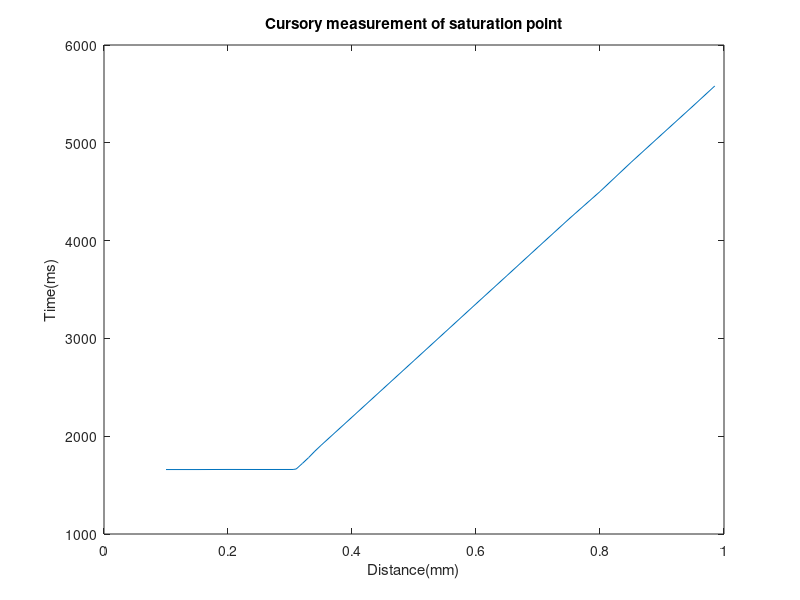

Reproduce this figure in MATLAB. (Note: this script raises an error after producing the figure.)
%Distances
%Saturates at small X
%Establish the saturation range


%x in millimeters
%t in micro seconds

pressureInBar = 1.027; %bars


%Cursory measurements taken to determine saturation point, delta x = 50cm
x1 = 985;
t1 = 5580.30;

x2 = 950;
t2 = 5376.00;

x3 = 900;
t3 = 5088.30;

x4 = 850;
t4 = 4799.80;

x5 = 800;
t5 = 4501.60;

x6 = 750;
t6 = 4221.70;

x7 = 700;
t7 =  3932.60;

x8 = 650;
t8 = 3642.30 ;

x9 = 600;
t9 = 3353.30 ;

x10 = 550;
t10 = 3063.20;

x11 = 500;
t11 = 2773.50;

x12 = 450;
t12 = 2484.20;

x13 = 400;
t13 = 2194.80;

x14 = 350;
t14 = 1906.40;

x15 = 340;
t15 = 1846.20;

x16 = 330;
t16 = 1781.10;

x17 = 320; 
t17 = 1721.70;

x18 = 310;
t18 = 1664.70;

x19 = 305;
t19 = 1659.80;

x20 = 300;
t20 = 1659.80;

x21 = 250;
t21 = 1659.60;

x22 = 200;
t22 = 1660;

x23 = 150;
t23 = 1659;

x24 = 100;
t24 = 1659;

%Saturation Point has been established as 305cm






x = [x1,x2,x3,x4,x5,x6,x7,x8,x9,x10,x11,x12,x13,x14,x15,x16,x17,x18,x19,x20,x21,x22,x23,x24];
t = [t1,t2,t3,t4,t5,t6,t7,t8,t9,t10,t11,t12,t13,t14,t15,t16,t17,t18,t19,t20,t21,t22,t23,t24];

figure(1);
plot(x./1000,t);
title('Cursory measurement of saturation point');
xlabel('Distance(mm)') % x-axis label
ylabel('Time(ms)') % y-axis label

%Results

%x is distance
%t is time
%tuncert is the uncertainty in the measured time
%temp is temperature
%h is relative humidity
%p is pressure in mb
p =1027;

x1=310;
t1=1662.66;
tuncert1 =0.47;
temp1=24.5;
h1=63.6;

x2=320;
t2=1719.34;
tuncert2 =0.93;
temp2=24.6;
h2=64.5;

x3=330;
t3=1778.76;
tuncert3 =0.43;
temp3=24.5;
h3=64.1;

x4=340;
t4=1836.52;
tuncert4 =1.43;
temp4=24.5;
h4=64.2;

x5=350;
t5=1894.56;
tuncert5 =0.50;
temp5=24.5;
h5=65;

x6=360;
t6=1958.02;
tuncert6 =0.454;
temp6=24.5;
h6=63.7;

x7=370;
t7=2019.76;
tuncert7 =0.43;
temp7=24.3;
h7=64.9;


x8=380;
t8=2078.96;
tuncert8=0.28;
temp8=24.3;
h8=64.4;

x9=390;
t9=2135.24;
tuncert9= 0.51;
temp9=24.3;
h9=64.6;

x10=400;
t10=2193.46;
tuncert10= 0.50;
temp10=24.3;
h10=64.6;

x11=410;
t11=2251.36;
tuncert11= 0.48;
temp11=24.2;
h11=64.7;

x12=420;%blaze it
t12=2307.54;
tuncert12= 0.50;
temp12=24.2;
h12=66.4;

x13=430;
t13= 2366.27;
tuncert13= 0.44;
temp13=24.3;
h13=65.0;

x14=440;
t14= 2424.44;
tuncert14= 0.50;
temp14=24.3;
h14=64.2;

x15=450;
t15=  2481.56;
tuncert15= 0.50;
temp15=24.3;
h15=65.5;

x16=460;
t16= 2539.34;
tuncert16= 0.68;
temp16=24.3;
h16=64.9;

x17=470;
t17= 2596.56;
tuncert17= 0.90;
temp17=24.4;
h17=67.4;

x18=480;
t18= 2656.30;
tuncert18= 0.46;
temp18=24.6;
h18=66.6;

x19=490;
t19= 2712.86;
tuncert19= 0.69;
temp19=24.5;
h19=64.8;

x20=500;
t20= 2771.80;
tuncert20= 0.40;
temp20=24.5;
h20=64.3;

x21=510;
t21= 2831.06;
tuncert21= 0.65;
temp21=24.5;
h21=64.2;

x22=520;
t22= 2888.12;
tuncert22= 0.43;
temp22=24.5;
h22=65.1;

x23=530;
t23= 2944.94;
tuncert23= 0.81;
temp23=24.3;
h23=65.9;

x24=540;
t24= 3004.02;
tuncert24= 0.14;
temp24=24.4;
h24=64.9;

x25=550;
t25= 3060.12;
tuncert25= 0.68;
temp25=24.4;
h25=64.9;

x26=560;
t26= 3118.20;
tuncert26= 0.77;
temp26=24.5;
h26=65.1;

x27=570;
t27= 3175.92 ;
tuncert27= 0.66;
temp27=24.4;
h27=64.9;

x28=580;
t28=3234.12 ;
tuncert28= 0.52;
temp28=24.5;
h28=64.6;

x29=590;
t29=3292.68 ;
tuncert29= 0.58;
temp29=24.5;
h29=64.8;

x30=600;
t30=3349.64 ;
tuncert30= 0.52;
temp30=24.5;
h30=64.3;

x31=610;
t31=3407.20;
tuncert31= 0.45;
temp31=24.5;
h31=64.0;

x32=620;
t32=3466.02;
tuncert32= 0.42;
temp32=24.5;
h32=64.5;

x33=630;
t33=3524.34;
tuncert33= 0.47;
temp33=24.6;
h33=68.4;

x34=640;
t34=3581.46;
tuncert34= 0.57;
temp34=24.6;
h34=67.4;

x35=650;
t35=3640.12;
tuncert35= 0.65;
temp35=24.6;
h35=64.8;

x36=660;
t36=3697.26;
tuncert36= 0.63;
temp36=24.6;
h36=64.9;

x37=670;
t37=3755.98;
tuncert37= 0.42;
temp37=24.6;
h37=66.7;

x38=680;
t38=3813.12;
tuncert38= 0.65;
temp38=24.6;
h38=64.9;

x39=690;
t39=3870.84;
tuncert39= 0.58;
temp39=24.6;
h39=64.5;

x40=700;
t40=3926.82;
tuncert40= 0.99;
temp40=24.5;
h40=64.0;

x41=710;
t41=3986.88;
tuncert41= 0.59;
temp41=24.5;
h41=65.1;

x42=720;
t42=4043.84;
tuncert42= 0.54;
temp42=24.5;
h42=64.1;

x43=730;
t43=4102.80;
tuncert43= 0.60;
temp43=24.5;
h43=65.1;

x44=740;
t44=4160.28;
tuncert44= 0.49;
temp44=24.5;
h44=64.4;

x45=750;
t45=4218.60;
tuncert45= 0.49;
temp45=24.5;
h45=64.1;

x46=760;
t46=4275.94;
tuncert46= 0.76;
temp46=24.6;
h46=68.6;

x47=770;
t47= 4333.72;
tuncert47= 0.57;
temp47=24.5;
h47=65.2;

x48=780;
t48= 4391.44;
tuncert48= 0.54;
temp48=24.5;
h48=64.5;

x49=790;
t49= 4450.74;
tuncert49= 0.59;
temp49=24.6;
h49=64.8;

x50=800;
t50= 4504.22;
tuncert50= 0.54;
temp50=24.6;
h50=64.2;

x51=810;
t51= 4563.52;
tuncert51= 0.50;
temp51=24.7;
h51=65.3;

x52=820;
t52= 4621.40;
tuncert52= 0.50;
temp52=24.7;
h52=65.5;

x53=830;
t53= 4679.16;
tuncert53= 0.50;
temp53=24.7;
h53=65.8;

x54=840;
t54= 4736.24;
tuncert54= 0.43;
temp54=24.7;
h54=65.8;

x55=850;
t55= 4794.34;
tuncert55= 0.59;
temp55=24.7;
h55=64.6;

x56=860;
t56= 4853.80;
tuncert56= 0.45;
temp56=24.7;
h56=65.4;

x57=870;
t57= 4911.68;
tuncert57= 0.47;
temp57=24.7;
h57=64.4;

x58=880;
t58= 4967.80;
tuncert58= 0.94;
temp58=24.7;
h58=65.3;

x59=890;
t59= 5027.96;
tuncert59= 0.45;
temp59=24.8;
h59=66.3;

x60=900;
t60= 5085.08;
tuncert60= 0.59;
temp60=24.8;
h60=64.0;

x61=910;
t61= 5143.00;
tuncert61= 0.57;
temp61=24.8;
h61=63.9;

x62=920;
t62= 5201.28;
tuncert62= 0.72;
temp62=24.8;
h62=64.3;

x63=930;
t63= 5258.52;
tuncert63= 0.67;
temp63=24.8;
h63=64.9;


x64=940;
t64= 5316.78;
tuncert64= 0.58;
temp64=25.0;
h64=65.7;

x65=950;
t65= 5373.96;
tuncert65= 0.45;
temp65=25.0;
h65=64.3;

x66=960;
t66= 5432.48;
tuncert66= 0.67;
temp66=25.0;
h66=63.9;

x67=970;
t67= 5489.80;
tuncert67= 0.57;
temp67=25.0;
h67=63.9;

x68=980;
t68= 5546.80;
tuncert68= 0.57;
temp68=25.0;
h68=66.2;

x = [x1,x2,x3,x4,x5,x6,x7,x8,x9,x10,x11,x12,x13,x14,x15,x16,x17,x18,x19,x20,x21,x22,x23,x24,x25,x26,x27,x28,x29,x30,x31,x32,x33,x34,x35,x36,x37,x38,x39,x40,x41,x42,x43,x44,x45,x46,x47,x48,x49,x50,x51,x52,x53,x54,x55,x56,x57,x58,x59,x60,x61,x62,x63,x64,x65,x66,x67,x68];
t = [t1,t2,t3,t4,t5,t6,t7,t8,t9,t10,t11,t12,t13,t14,t15,t16,t17,t18,t19,t20,t21,t22,t23,t24,t25,t26,t27,t28,t29,t30,t31,t32,t33,t34,t35,t36,t37,t38,t39,t40,t41,t42,t43,t44,t45,t46,t47,t48,t49,t50,t51,t52,t53,t54,t55,t56,t57,t58,t59,t60,t61,t62,t63,t64,t65,t66,t67,t68];
tuncert = [tuncert1,tuncert2,tuncert3,tuncert4,tuncert5,tuncert6,tuncert7,tuncert8,tuncert9,tuncert10,tuncert11,tuncert12,tuncert13,tuncert14,tuncert15,tuncert16,tuncert17,tuncert18,tuncert19,tuncert20,tuncert21,tuncert22,tuncert23,tuncert24,tuncert25,tuncert26,tuncert27,tuncert28,tuncert29,tuncert30,tuncert31,tuncert32,tuncert33,tuncert34,tuncert35,tuncert36,tuncert37,tuncert38,tuncert39,tuncert40,tuncert41,tuncert42,tuncert43,tuncert44,tuncert45,tuncert46,tuncert47,tuncert48,tuncert49,tuncert50,tuncert51,tuncert52,tuncert53,tuncert54,tuncert55,tuncert56,tuncert57,tuncert58,tuncert59,tuncert60,tuncert61,tuncert62,tuncert63,tuncert64,tuncert65,tuncert66,tuncert67,tuncert68];
temp = [temp1,temp2,temp3,temp4,temp5,temp6,temp7,temp8,temp9,temp10,temp11,temp12,temp13,temp14,temp15,temp16,temp17,temp18,temp19,temp20,temp21,temp22,temp23,temp24,temp25,temp26,temp27,temp28,temp29,temp30,temp31,temp32,temp33,temp34,temp35,temp36,temp37,temp38,temp39,temp40,temp41,temp42,temp43,temp44,temp45,temp46,temp47,temp48,temp49,temp50,temp51,temp52,temp53,temp54,temp55,temp56,temp57,temp58,temp59,temp60,temp61,temp62,temp63,temp64,temp65,temp66,temp67,temp68];
h = [h1,h2,h3,h4,h5,h6,h7,h8,h9,h10,h11,h12,h13,h14,h15,h16,h17,h18,h19,h20,h21,h22,h23,h24,h25,h26,h27,h28,h29,h30,h31,h32,h33,h34,h35,h36,h37,h38,h39,h40,h41,h42,h43,h44,h45,h46,h47,h48,h49,h50,h51,h52,h53,h54,h55,h56,h57,h58,h59,h60,h61,h62,h63,h64,h65,h66,h67,h68];


% Uncertainty arrays

randUncertX = zeros(1);
[~, ~, ~, ~, ~, randUncertX] = statistics(x(:));


randUncertTemp = zeros(1);
[~, ~, ~, ~, ~, randUncertTemp] = statistics(temp(:));


randUncertHumid = zeros(1);
[~, ~, ~, ~, ~, randUncertHumid] = statistics(h(:));


v= (x./1000)./((t./10^6)/2); 

randUncertV = zeros(1);
stdDevV = zeros(1);
[~, stdDevV, ~, ~, ~, randUncertV] = statistics(v(:));
randUncertV
stdDevV

percentageUncert = tuncert./t;

meanTemp = mean(temp);  %Average Temp   is 24.5588
meanHumidity = mean(h); %Average Humid  is 64.9971
saturatedVapour= 23.198; %Saturated Vapour Pressure at 24.6 would be between 24 and 25
actualVapourPressure = saturatedVapour*meanHumidity/100;
pressureInTorr = pressureInBar*750.06375541921;
waterFracNumDensity = actualVapourPressure/pressureInTorr;
waterWetPercentage = waterFracNumDensity;

averageMoleMassForDryAir = (28.013*0.7808)+(32.000*0.2095)+(0.0093*39.948)+(0.0003*44.000);


nitrogenDryPercentage = 0.7808;
oxygenDryPercentage = 0.2095;
argonDryPercentage = 0.0093;
CO2DryPercentage = 0.0003;

nitrogenGamma= 1.404;
oxygenGamma =1.401;
argonGamma = 1.668;
CO2Gamma = 1.304;
waterGamma = 1.31;

nitrogenMoleMass = 28.013;
oxygenMoleMass = 32.000;
argonMoleMass = 39.948;
CO2MoleMass = 44.000;
waterMoleMass = 18.000;


nitrogenWetPercentage = nitrogenDryPercentage*(1-waterWetPercentage);
oxygenWetPercentage = oxygenDryPercentage*(1-waterWetPercentage);
argonWetPercentage = argonDryPercentage*(1-waterWetPercentage);
CO2WetPercentage = CO2DryPercentage*(1-waterWetPercentage);


wetAirGamma     =(nitrogenWetPercentage*nitrogenGamma)+(oxygenWetPercentage*oxygenGamma)+(argonWetPercentage*argonGamma)+(CO2WetPercentage*CO2Gamma)+(waterWetPercentage*waterGamma);
wetAirMoleMass  =(nitrogenWetPercentage*nitrogenMoleMass)+(oxygenWetPercentage*oxygenMoleMass)+(argonWetPercentage*argonMoleMass)+(CO2WetPercentage*CO2MoleMass)+(waterWetPercentage*waterMoleMass);        

meanTempInKelvin = meanTemp + 273.15;
gasConstant = 8.3145; 
theoreticalSpeedOfSound = sqrt((wetAirGamma*gasConstant*meanTempInKelvin)/(wetAirMoleMass/1000));


figure(2)
plot(x./1000,t);
title('Distance against Time Taken for Echo to Return');
xlabel('Distance(mm)') % x-axis label
ylabel('Time Taken for Echo to Return (ms)') % y-axis label

figure(3)
plot(x./1000,tuncert);
title('Distance against Absolute Uncertainty in Time');
xlabel('Distance(m)') % x-axis label
ylabel('Absolute Uncertainty in time (ms)') % y-axis label

figure(4)
plot(x./1000,percentageUncert);
title('Distance against Percentage Uncertainty in Time');
xlabel('Distance(m)') % x-axis label
ylabel('Percentage Uncertainty in time (ms)') % y-axis label

figure(5)
plot(x./1000,temp);
title('Distance against Temperature');
xlabel('Distance(m)') % x-axis label
ylabel('Temperature ({\circ} Celsuis)') % y-axis label

figure(6)
plot(x./1000,h);
title('Distance against Relative Humidity');
xlabel('Distance(m)') % x-axis label
ylabel('Relative Humidity (%)') % y-axis label

figure(7)
plot(x./1000,v);
title('Distance against Speed of Sound');
xlabel('Distance(m)') % x-axis label
ylabel('Speed of Sound (ms^{-1})') % y-axis label


experimentalSpeedOfSound = mean(v)
theoreticalSpeedOfSound



close all;
gradOfXandT = polyfit(x,t,1);